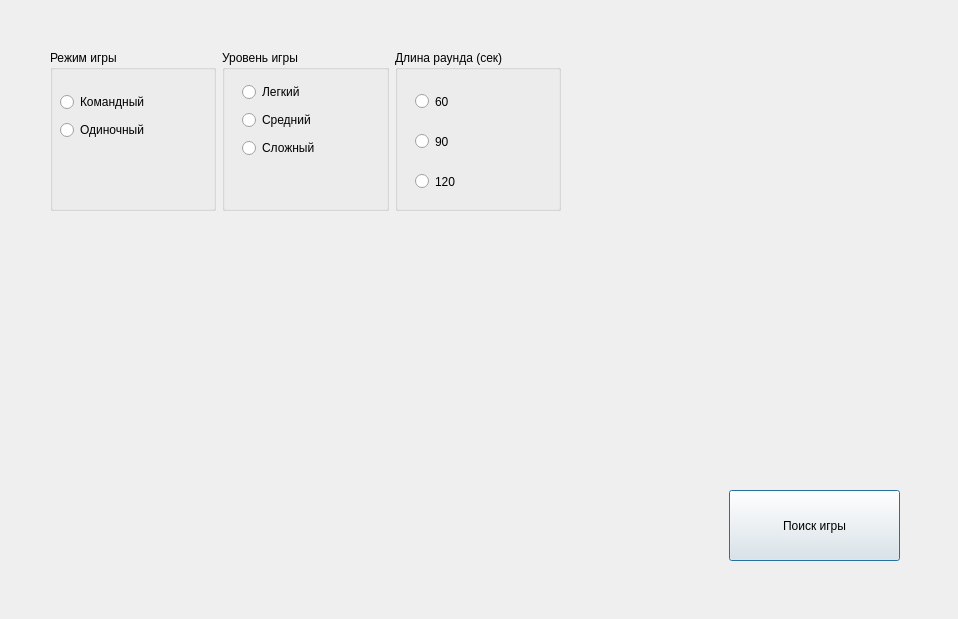
<?xml version="1.0" encoding="UTF-8"?>
<ui version="4.0">
 <class>ConfigWindow</class>
 <widget class="QDialog" name="ConfigWindow">
  <property name="geometry">
   <rect>
    <x>0</x>
    <y>0</y>
    <width>958</width>
    <height>619</height>
   </rect>
  </property>
  <property name="windowTitle">
   <string>Dialog</string>
  </property>
  <widget class="QPushButton" name="findGameButton">
   <property name="geometry">
    <rect>
     <x>729</x>
     <y>490</y>
     <width>171</width>
     <height>71</height>
    </rect>
   </property>
   <property name="text">
    <string>Поиск игры</string>
   </property>
  </widget>
  <widget class="QWidget" name="layoutWidget_2">
   <property name="geometry">
    <rect>
     <x>50</x>
     <y>50</y>
     <width>511</width>
     <height>161</height>
    </rect>
   </property>
   <layout class="QHBoxLayout" name="horizontalLayout_2">
    <item>
     <widget class="QGroupBox" name="BoxMode">
      <property name="minimumSize">
       <size>
        <width>50</width>
        <height>50</height>
       </size>
      </property>
      <property name="title">
       <string>Режим игры</string>
      </property>
      <widget class="QWidget" name="layoutWidget_3">
       <property name="geometry">
        <rect>
         <x>10</x>
         <y>40</y>
         <width>111</width>
         <height>54</height>
        </rect>
       </property>
       <layout class="QVBoxLayout" name="verticalLayout_2">
        <item>
         <widget class="QRadioButton" name="modeTeam">
          <property name="text">
           <string>Командный</string>
          </property>
         </widget>
        </item>
        <item>
         <widget class="QRadioButton" name="modeSolo">
          <property name="text">
           <string>Одиночный</string>
          </property>
         </widget>
        </item>
       </layout>
      </widget>
     </widget>
    </item>
    <item>
     <widget class="QGroupBox" name="BoxLevel">
      <property name="title">
       <string>Уровень игры</string>
      </property>
      <widget class="QWidget" name="layoutWidget_4">
       <property name="geometry">
        <rect>
         <x>20</x>
         <y>30</y>
         <width>95</width>
         <height>83</height>
        </rect>
       </property>
       <layout class="QVBoxLayout" name="verticalLayout_3">
        <item>
         <widget class="QRadioButton" name="levelEasy">
          <property name="text">
           <string>Легкий</string>
          </property>
         </widget>
        </item>
        <item>
         <widget class="QRadioButton" name="levelMedium">
          <property name="text">
           <string>Средний</string>
          </property>
         </widget>
        </item>
        <item>
         <widget class="QRadioButton" name="levelHard">
          <property name="text">
           <string>Сложный</string>
          </property>
         </widget>
        </item>
       </layout>
      </widget>
     </widget>
    </item>
    <item>
     <widget class="QGroupBox" name="BoxLength">
      <property name="minimumSize">
       <size>
        <width>100</width>
        <height>0</height>
       </size>
      </property>
      <property name="title">
       <string>Длина раунда (сек)</string>
      </property>
      <widget class="QRadioButton" name="length60">
       <property name="geometry">
        <rect>
         <x>20</x>
         <y>40</y>
         <width>112</width>
         <height>23</height>
        </rect>
       </property>
       <property name="text">
        <string>60</string>
       </property>
      </widget>
      <widget class="QRadioButton" name="length90">
       <property name="geometry">
        <rect>
         <x>20</x>
         <y>80</y>
         <width>112</width>
         <height>23</height>
        </rect>
       </property>
       <property name="text">
        <string>90</string>
       </property>
      </widget>
      <widget class="QRadioButton" name="length120">
       <property name="geometry">
        <rect>
         <x>20</x>
         <y>120</y>
         <width>112</width>
         <height>23</height>
        </rect>
       </property>
       <property name="text">
        <string>120</string>
       </property>
      </widget>
     </widget>
    </item>
   </layout>
  </widget>
 </widget>
 <resources/>
 <connections/>
</ui>
